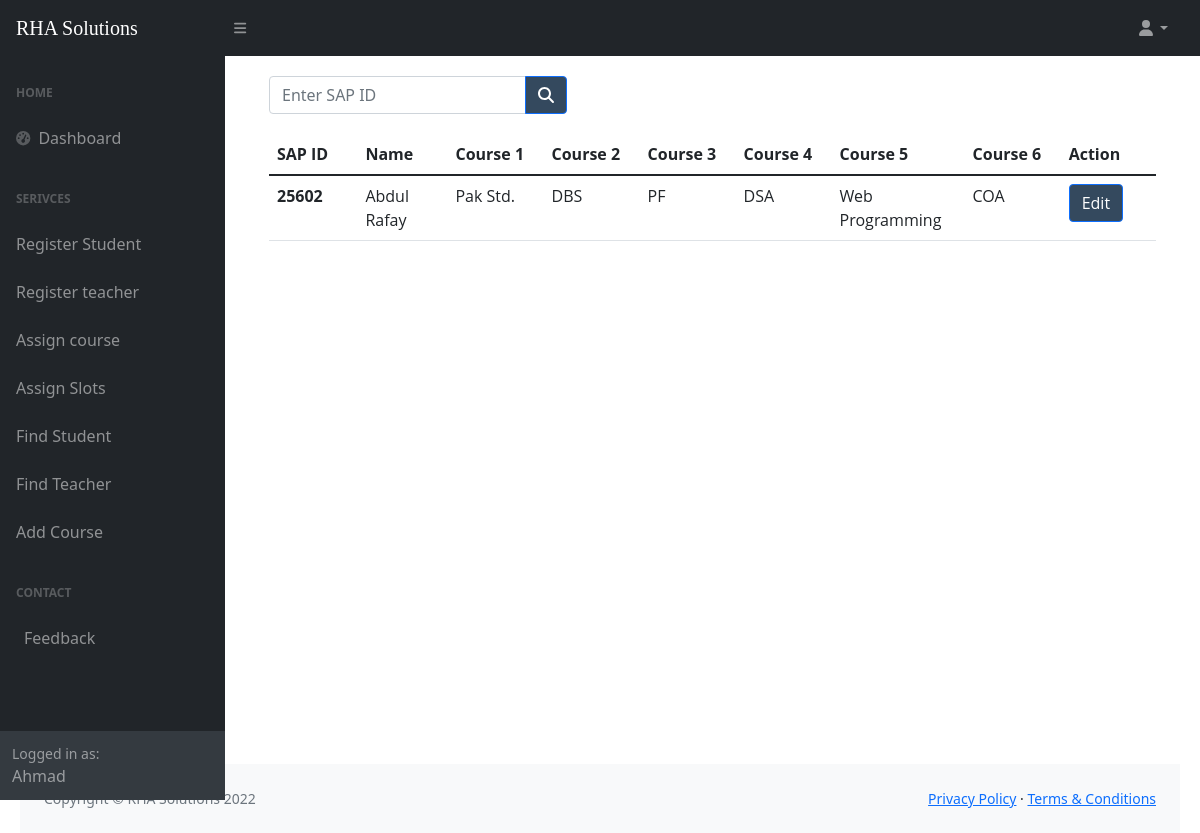
The app's page /enrolled_courses.php (signed in) with its own data.
### tables this page shows
CREATE TABLE `std_enroll_course` (
  `sap_id` int(11) NOT NULL,
  `std_name` varchar(100) NOT NULL,
  `crs1` int(11) NOT NULL,
  `crs2` int(11) NOT NULL,
  `crs3` int(11) NOT NULL,
  `crs4` int(11) NOT NULL,
  `crs5` int(11) NOT NULL,
  `crs6` int(11) NOT NULL,
  `sr` int(11) NOT NULL
);

CREATE TABLE `course` (
  `c_id` int(3) NOT NULL,
  `c_name` varchar(100) NOT NULL,
  `crh` int(1) NOT NULL,
  `semester` int(1) NOT NULL
);

### enrolled_courses.php (the view, shortened to what this page needs)
<?php include 'connection.php';
if($_SESSION["fname"]) {
?>
<!DOCTYPE html>
<html lang="en">
<head>
    <link href="https://cdn.jsdelivr.net/npm/simple-datatables@latest/dist/style.css" rel="stylesheet" />
    <link href="css/styles.css" rel="stylesheet" />
</head>
<body class="sb-nav-fixed">
<?php include ('header.php'); ?>
        <div id="layoutSidenav_content">
            <main>
                <div class="container-fluid px-4">
                    <form action="search.php" method="GET" class="d-none d-md-inline-block form-inline ms-auto me-0 me-md-3 my-2 my-md-0">
                        <div style="margin-bottom: 20px;" class="input-group">
                            <input class="form-control" name="search" value="" type="number" placeholder="Enter SAP ID" />
                            <button class="btn btn-primary" id="std-search" type="submit" style="background-color:#34495e"> <i class="fas fa-search"></i></button>
                        </div>
                    </form>
                    <table class="table">
                        <thead class="thead-dark">
                            <tr>
                                <th scope="col">SAP ID</th>
                                <th scope="col">Name</th>
                                <th scope="cod">Course 1</th>
                                <th scope="cod">Course 2</th>
                                <th scope="cod">Course 3</th>
                                <th scope="cod">Course 4</th>
                                <th scope="cod">Course 5</th>
                                <th scope="cod">Course 6</th>
                                <th scope="cod">Action</th>
                            </tr>
                        </thead>
                        <tbody>
                            <?php
                            $query = "SELECT * FROM  std_enroll_course";
                            $data = mysqli_query($conn, $query) or die(mysqli_error($conn));
                            if ($data) {
                                $i = 1;
                                while ($row = mysqli_fetch_array($data)) {
                            ?>
                                    <tr>
                                        <th scope="row"><?php echo $row['sap_id']; ?></th>
                                        <td><?php echo $row['std_name'] ?></td>
                                        <td><?php
                                            $crs1Q = "SELECT course.c_name FROM std_enroll_course s INNER JOIN course where s.crs1 = course.c_id AND $i = s.sr";
                                            $datacrs1 = mysqli_query($conn, $crs1Q);
                                            $rescrs1 = mysqli_fetch_array($datacrs1);
                                            echo $rescrs1['c_name'];
                                            ?></td>
                                        <td><?php $crs2Q = "SELECT course.c_name FROM std_enroll_course s INNER JOIN course where s.crs2 = course.c_id AND $i = s.sr";
                                            $datacrs2 = mysqli_query($conn, $crs2Q);
                                            $rescrs2 = mysqli_fetch_array($datacrs2);
                                            echo $rescrs2['c_name']; ?></td>
                                        <td><?php $crs3Q = "SELECT course.c_name FROM std_enroll_course s INNER JOIN course where s.crs3 = course.c_id AND $i = s.sr";
                                            $datacrs3 = mysqli_query($conn, $crs3Q);
                                            $rescrs3 = mysqli_fetch_array($datacrs3);
                                            echo $rescrs3['c_name']; ?></td>
                                        <td><?php $crs4Q = "SELECT course.c_name FROM std_enroll_course s INNER JOIN course where s.crs4 = course.c_id AND $i = s.sr";
                                            $datacrs4 = mysqli_query($conn, $crs4Q);
                                            $rescrs4 = mysqli_fetch_array($datacrs4);
                                            echo $rescrs4['c_name']; ?></td>
                                        <td><?php $crs5Q = "SELECT course.c_name FROM std_enroll_course s INNER JOIN course where s.crs5 = course.c_id AND $i = s.sr";
                                            $datacrs5 = mysqli_query($conn, $crs5Q);
                                            $rescrs5 = mysqli_fetch_array($datacrs5);
                                            echo $rescrs5['c_name']; ?></td>
                                        <td><?php $crs6Q = "SELECT course.c_name FROM std_enroll_course s INNER JOIN course where s.crs6 = course.c_id AND $i = s.sr";
                                            $datacrs6 = mysqli_query($conn, $crs6Q);
                                            $rescrs6 = mysqli_fetch_array($datacrs6);
                                            echo $rescrs6['c_name']; ?></td>
                                        <td> <button type="button" class="btn btn-primary" style="background-color:#34495e"><a style="color: white; text-decoration: none;" href="edit_student.php?sap_id=<?php echo $row['sap_id']; ?>">Edit</a></button></td>
                                    </tr>
                                <?php
                                $i++;
                                }
                            } else {
                                ?>
                                <tr>
                                    <td>No Data Found</td>
                                </tr>
                            <?php
                            }
                            ?>
                        </tbody>
                    </table>
                </div>
        </div>
    </div>
    <footer class="py-4 bg-light mt-auto">
        <div class="container-fluid px-4">
            <div class="d-flex align-items-center justify-content-between small">
                <div class="text-muted">Copyright &copy; RHA Solutions 2022</div>
                <div>
                    <a href="#">Privacy Policy</a>
                    &middot;
                    <a href="#">Terms &amp; Conditions</a>
                </div>
            </div>
        </div>
    </footer>
    <?php
}
else {
    include ('login.php');
}
 ?>
</body>
</html>

### records on screen
std_enroll_course: sap "25602", std_name "Abdul Rafay", course.c_name "Pak Std.", course.c_name "DBS", course.c_name "PF", course.c_name "DSA", course.c_name "Web Programming", course.c_name "COA"

### other values on screen
$_SESSION["fname"] "Ahmad"
